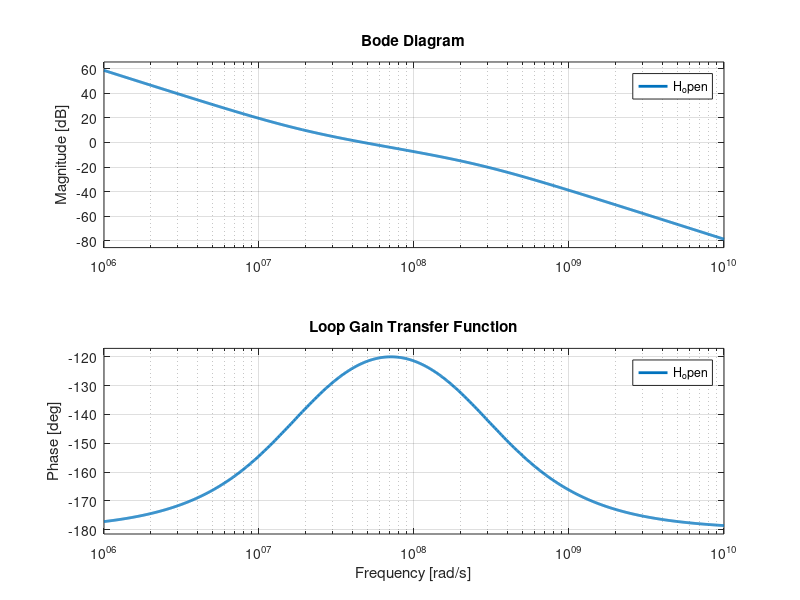
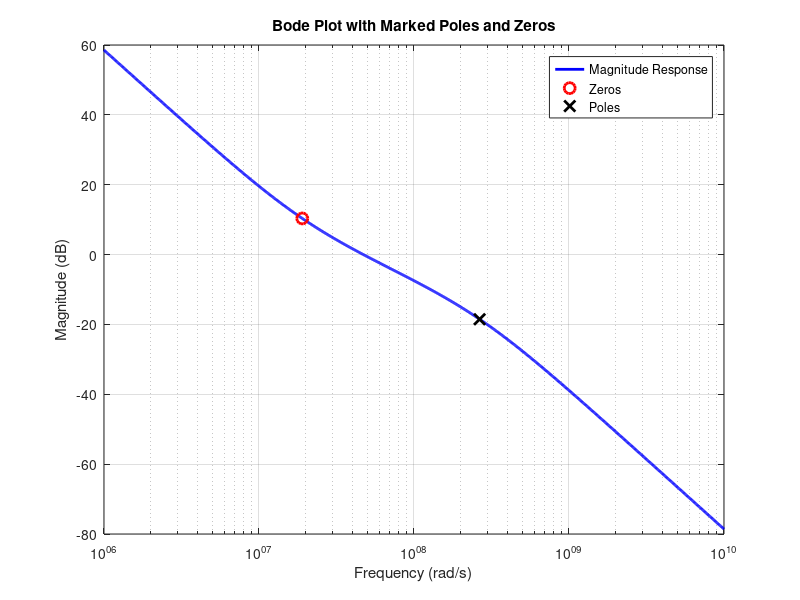
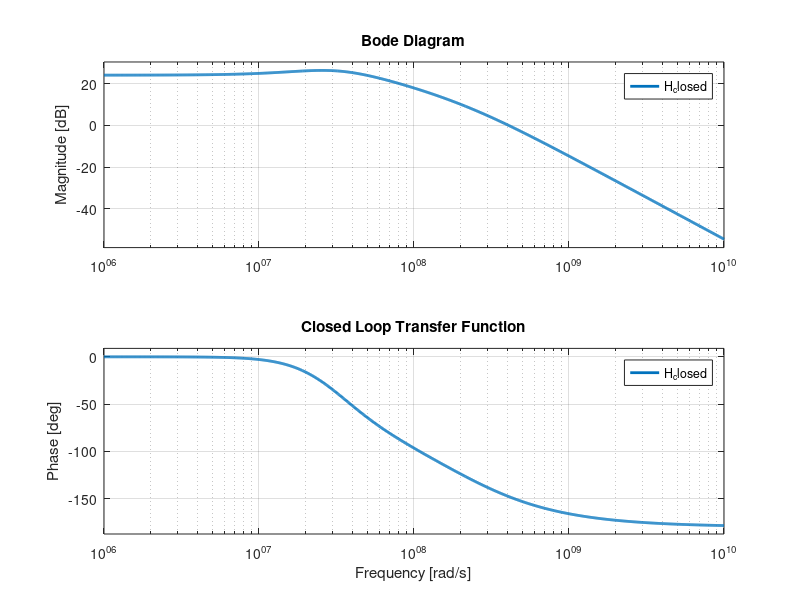
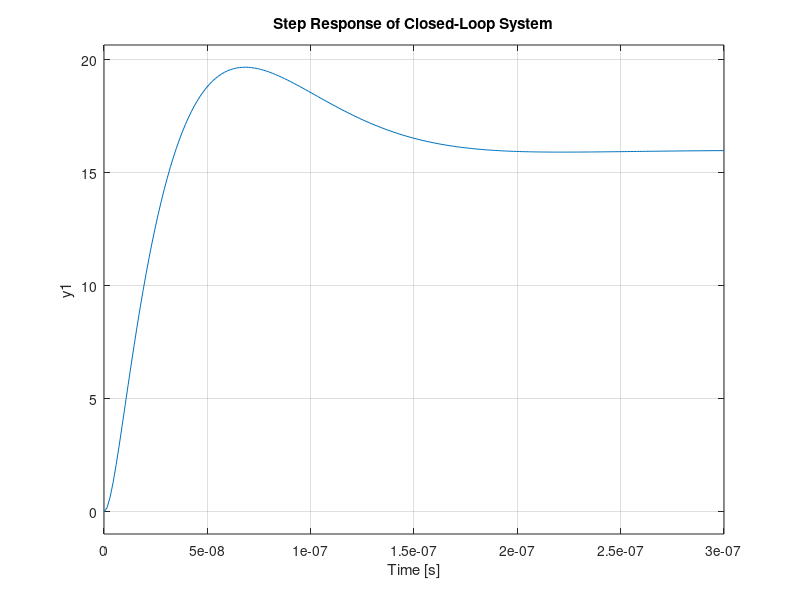

Write MATLAB code to recreate these figures, in order. (Note: this script raises an error after producing the figures.)
clc; close all;
figure

Kvco = 2 * pi * 180e6; 
M = 16;
Icp = 100e-6;
R1 = 4.25e4; 
C1 = 1.237e-12; 
C2 = C1 / 12.93;
wz = 1 / (R1*C1);

disp(['Zero frequency (wz): ', num2str(wz)]);

w_ugb = wz * sqrt((C1/C2) + 1);
disp(['Unity-gain BW (w_ugb): ', num2str(w_ugb)]);

wp3 = (C1 + C2) / (R1*C1*C2);
disp(['Pole frequency (wp3): ', num2str(wp3)]);

PM_Max = (atan(w_ugb/wz) - atan(w_ugb/wp3)) * 360/(2*pi);
disp(['Maximum Phase Margin (PM_Max): ', num2str(PM_Max)]);

Const1 = (Icp * Kvco) / (2*pi*M*C1*C2*R1);
H_open = tf([C1*R1*Const1, Const1], [1, ((C1 + C2) / (C1 * C2 * R1)), 0, 0]);

figure;
[mag, phase, w] = bode(H_open);
bode(H_open);
[Gm, Pm, Wgm, Wpm] = margin(H_open);
disp(['Phase Margin: ', num2str(Pm)]);

hold on;
grid on;
title('Loop Gain Transfer Function');
set(findall(gcf, 'type', 'line'), 'linewidth', 2);

% Find poles and zeros accurately
[b, a] = tfdata(H_open, 'v');
[z, p, k] = tf2zp(b, a);
disp('Zeros:');
disp(z);
disp('Poles:');
disp(p);

% Mark zeros in red circles and poles in black crosses on the magnitude plot
[mag, phase, w] = bode(H_open);
figure;
semilogx(w, 20*log10(squeeze(mag)), 'b', 'LineWidth', 2);
hold on;
semilogx(abs(z), interp1(w, 20*log10(squeeze(mag)), abs(z)), 'ro', 'MarkerSize', 8, 'LineWidth', 2);
semilogx(abs(p), interp1(w, 20*log10(squeeze(mag)), abs(p)), 'kx', 'MarkerSize', 8, 'LineWidth', 2);

grid on;
title('Bode Plot with Marked Poles and Zeros');
xlabel('Frequency (rad/s)');
ylabel('Magnitude (dB)');
legend('Magnitude Response', 'Zeros', 'Poles');

% Closed Loop Gain
H_closed = tf([(C1*R1*Const1*M), (M*Const1)], [1, ((C1 + C2) / (C1 * C2 * R1)), (C1 * R1 * Const1), Const1]);
figure;
bode(H_closed);
hold on;
grid on;
title('Closed Loop Transfer Function');
set(findall(gcf, 'type', 'line'), 'linewidth', 2);

% Step Response Analysis
figure;
step(H_closed);
title('Step Response of Closed-Loop System');
grid on;

info = stepinfo(H_closed);
T_s = info.SettlingTime;
disp(['Settling Time (2% criterion): ', num2str(T_s), ' seconds']);